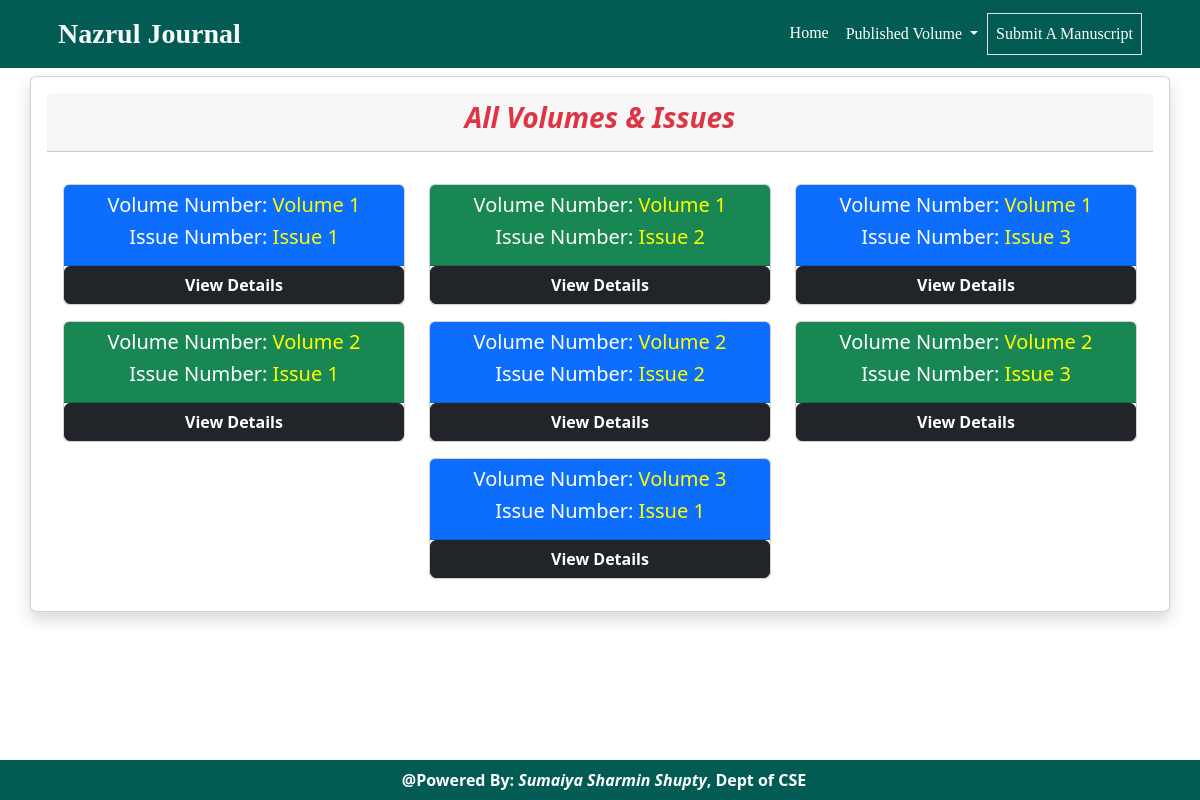
/previous_issues.php, run on the app's committed database.
### tables this page shows
CREATE TABLE `new_paper` (
  `id` int(11) NOT NULL,
  `paper_id` varchar(200) NOT NULL,
  `author_id` int(11) NOT NULL,
  `associative_editor_id` varchar(200) NOT NULL,
  `reviewer_id` varchar(200) NOT NULL,
  `paper_title` varchar(1000) NOT NULL,
  `paper_abstract` varchar(5000) NOT NULL,
  `paper_keywords` varchar(1000) NOT NULL,
  `paper_type` varchar(50) NOT NULL,
  `authors_name` varchar(1000) NOT NULL,
  `authors_affiliation` varchar(1000) NOT NULL,
  `authors_designation` varchar(1000) NOT NULL,
  `authors_email` varchar(2000) NOT NULL,
  `manuscript_pdf` varchar(300) NOT NULL,
  `cover_letter_pdf` varchar(300) NOT NULL,
  `manuscript_image` varchar(300) NOT NULL,
  `supplimentary_file` varchar(300) NOT NULL,
  `paper_status` int(2) NOT NULL,
  `count` int(11) NOT NULL,
  `volume_info` varchar(200) DEFAULT NULL,
  `issue_info` varchar(200) DEFAULT NULL,
  `created_at` timestamp NOT NULL DEFAULT 0,
  `updated_at` timestamp NOT NULL DEFAULT current_timestamp() ON UPDATE current_timestamp(),
  `published_status` enum('0','1') NOT NULL
);

### previous_issues.php (the view)
<?php include('header.php')?>
<div class="container">
    <div class="row justify-content-center">
        <div class="card mt-2 shadow p-3 mb-5 bg-body rounded">
            <div class="card-header text-center">
                <h3 class = "text-danger fw-bold"><i>All Volumes & Issues</i></h3>
            </div>
            <div class="card-body">
                <?php
                    $find_all_volumes_and_issues = "SELECT * FROM `new_paper` WHERE (`volume_info` != '' OR `issue_info` != '') GROUP BY `volume_info`, `issue_info`";
                    $run_find_all_volumes_and_issues = mysqli_query($conn, $find_all_volumes_and_issues);
                    if(mysqli_num_rows($run_find_all_volumes_and_issues)>0)
                    {
                        ?>
                        <div class="row justify-content-center">
                            <?php
                                $i=1;
                                while($row = mysqli_fetch_assoc($run_find_all_volumes_and_issues))
                                {
                                    if($i%2==0)
                                    {
                                        $bg_color = "bg-success";
                                    }
                                    else
                                    {
                                        $bg_color = "bg-primary";
                                    }
                                    ?>
                                    <div class="col-lg-4 col-md-4 col-12 mt-3 ">
                                        <div class="card">
                                            <div class="card-header <?php echo $bg_color ?> text-white">
                                                <h5 class = "text-center">Volume Number: <span style = "color: yellow"><?php echo $row['volume_info']?></span></h5>
                                                <h5 class = "text-center">Issue Number: <span style = "color: yellow"><?php echo $row['issue_info'] ?></span></h5>
                                            </div>
                                            <a class = "btn btn-dark fw-bold " href="all_papers_volume_issue_wise.php?volume_info=<?php echo $row['volume_info'] ?>&issue_info=<?php echo $row['issue_info'] ?>">View Details</a>
                                        </div>
                                    </div>
                                    <?php
                                    $i++;
                                }
                            ?>
                        </div>
                        <?php
                    }
                    else
                    {
                        echo "<h1 class = 'text-center text-danger' >No Volumes and Issues Found</h1>";
                    }
                ?>
            </div>
        </div>
    </div>
</div>
<?php include('footer.php')?>

### css/main.css (style rules this page uses)
:root { --home_page_bg_color: #025c53; --card_header_bg_color: #04423c; --btn_color: #04423c; --btn_hover_bg_color: black; --btn_hover_text_color: yellow; }

### data on the page
new_paper: volume_info "Volume 1", issue_info "Issue 1"
new_paper: volume_info "Volume 1", issue_info "Issue 2"
new_paper: volume_info "Volume 1", issue_info "Issue 3"
new_paper: volume_info "Volume 2", issue_info "Issue 1"
new_paper: volume_info "Volume 2", issue_info "Issue 2"
new_paper: volume_info "Volume 2", issue_info "Issue 3"
new_paper: volume_info "Volume 3", issue_info "Issue 1"
